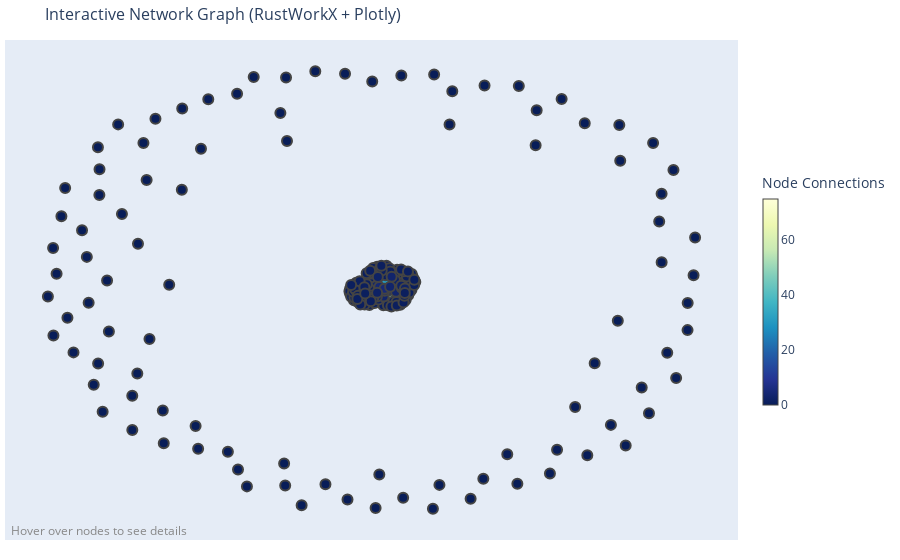

Notebook cell for this chart:
### Code cell
# Create Plotly visualization
fig = prepare_plotly_graph_jupyter(kiara_network_data)
if fig:
    fig.show()

### Figure 1 — Plotly figure (JSON) as saved in the notebook; plotly's stock layout.template omitted (floating-point values rounded to 4 significant figures; data arrays with more than 128 entries replaced by an {"elided": "..."} marker saying what was removed)
{"data": [{"hoverinfo": "none", "line": {"color": "#888", "width": 0.5}, "mode": "lines", "x": {"elided": "939 float values"}, "y": {"elided": "939 float values"}, "type": "scatter"}, {"hoverinfo": "text", "marker": {"color": {"elided": "276 int values"}, "colorbar": {"len": 0.5, "thickness": 15, "title": {"text": "Node Connections"}, "x": 1.02}, "colorscale": [[0.0, "rgb(255,255,217)"], [0.125, "rgb(237,248,177)"], [0.25, "rgb(199,233,180)"], [0.375, "rgb(127,205,187)"], [0.5, "rgb(65,182,196)"], [0.625, "rgb(29,145,192)"], [0.75, "rgb(34,94,168)"], [0.875, "rgb(37,52,148)"], [1.0, "rgb(8,29,88)"]], "line": {"width": 2}, "reversescale": true, "showscale": true, "size": 10}, "mode": "markers", "text": {"elided": "276 str values"}, "x": {"elided": "276 float values"}, "y": {"elided": "276 float values"}, "type": "scatter"}], "layout": {"annotations": [{"font": {"color": "#888", "size": 12}, "showarrow": false, "text": "Hover over nodes to see details", "x": 0.005, "xanchor": "left", "xref": "paper", "y": -0.002, "yanchor": "bottom", "yref": "paper"}], "hovermode": "closest", "margin": {"b": 20, "l": 5, "r": 5, "t": 40}, "showlegend": false, "title": {"font": {"size": 16}, "text": "Interactive Network Graph (RustWorkX + Plotly)"}, "xaxis": {"showgrid": false, "showticklabels": false, "zeroline": false}, "yaxis": {"showgrid": false, "showticklabels": false, "zeroline": false}}}
